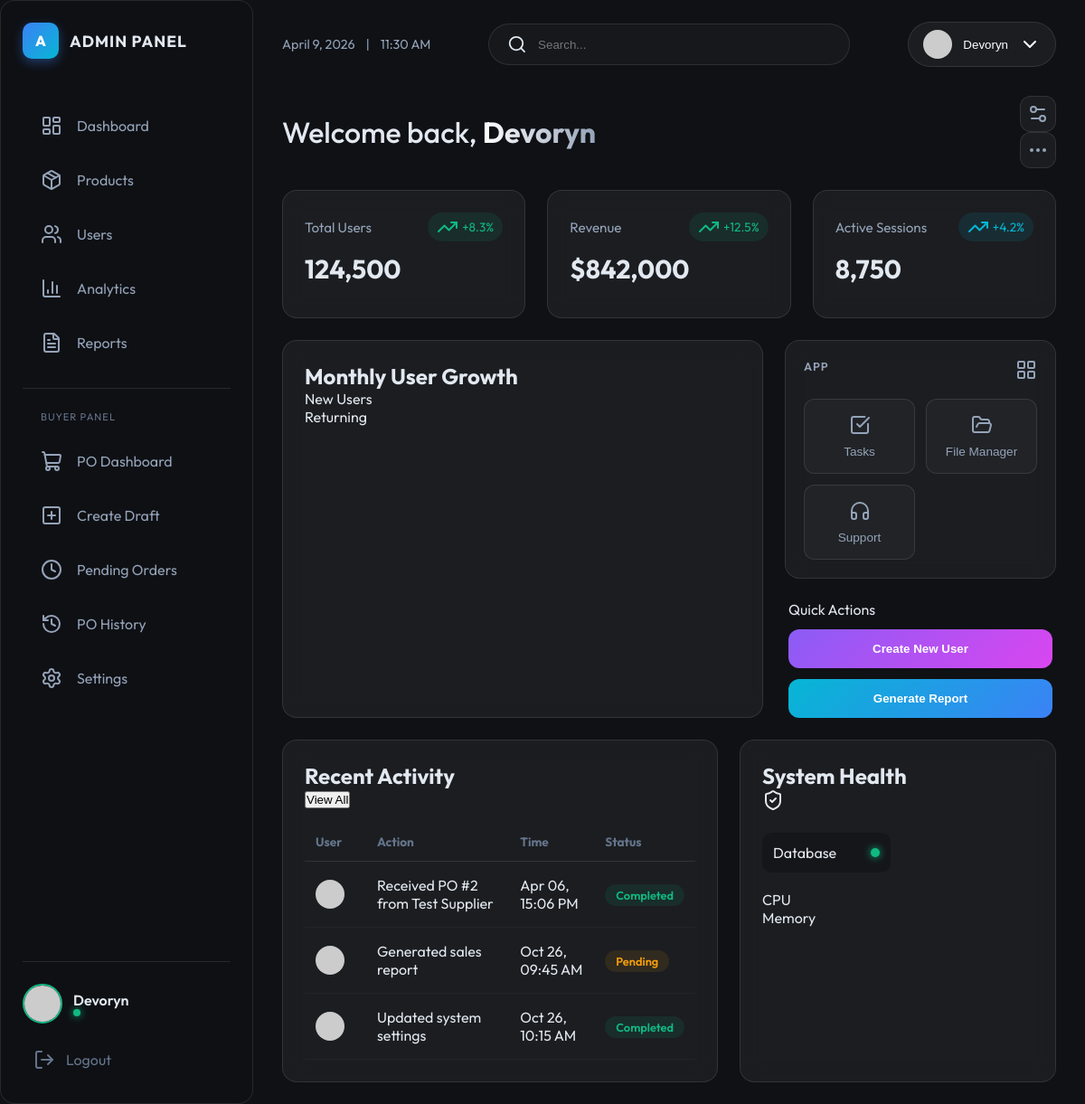
Page /admin (signed in) on the earlier database version.
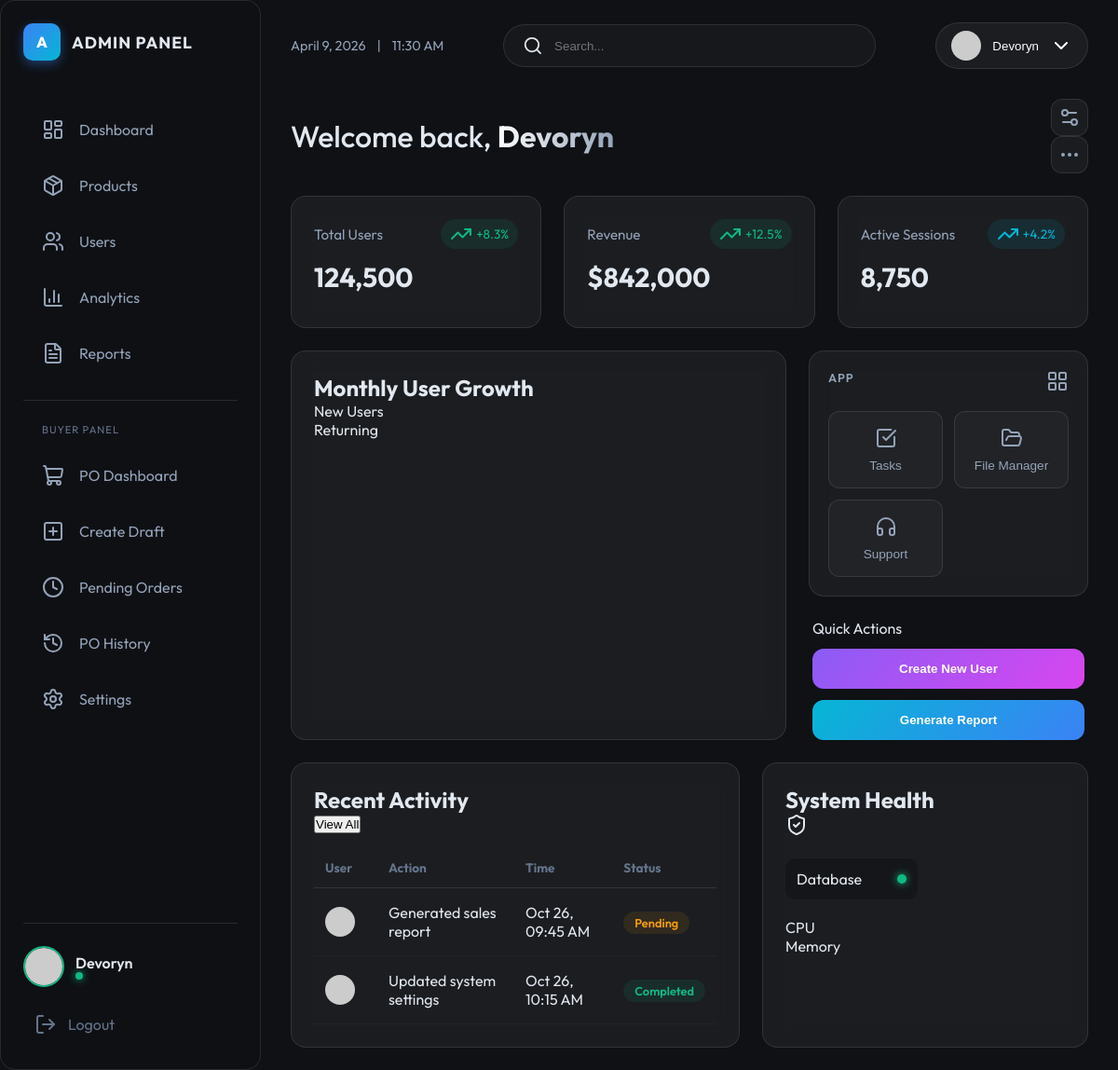
Same page on the later database version.
### models.py (models this page shows)
class User(db.Model):
    id = db.Column(db.Integer, primary_key=True)
    name = db.Column(db.String(100), nullable=False)
    email = db.Column(db.String(120), unique=True, nullable=False)
    password = db.Column(db.String(120), nullable=False, default='password')
    role = db.Column(db.String(50), default='User')
    avatar_seed = db.Column(db.String(100), default='Devoryn')
    is_admin = db.Column(db.Boolean, default=True)
    status = db.Column(db.String(20), default='Active')
    last_login = db.Column(db.String(50))

class Activity(db.Model):
    id = db.Column(db.Integer, primary_key=True)
    user_name = db.Column(db.String(100))
    action = db.Column(db.String(200))
    time = db.Column(db.String(50))
    status = db.Column(db.String(20))

### app.py (the view)
@app.route('/admin')
@login_required
@admin_required
def admin_dashboard():
    stats = {"total_users": "124,500", "revenue": "$842,000", "active_sessions": "8,750"}
    activity = Activity.query.order_by(Activity.id.desc()).limit(10).all()
    tasks = DesignTask.query.all()
    messages_list = Message.query.all()
    return render_template('index.html', stats=stats, activity=activity, tasks=tasks, messages=messages_list)

### app.py (called while the page is built)
def login_required(f):
    @functools.wraps(f)
    def decorated_function(*args, **kwargs):
        if 'user_id' not in session:
            return redirect(url_for('login'))
        return f(*args, **kwargs)
    return decorated_function

def admin_required(f):
    @functools.wraps(f)
    def decorated_function(*args, **kwargs):
        user = db.session.get(User, session.get('user_id'))
        if not user or not user.is_admin:
            return redirect(url_for('shop'))
        return f(*args, **kwargs)
    return decorated_function

@app.context_processor
def inject_user():
    def get_user():
        if 'user_id' in session:
            return db.session.get(User, session['user_id'])
        return None
    return dict(get_user=get_user)

### templates/index.html (shortened to what this page needs)
{% extends "base.html" %}
{% block content %}
<div class="dashboard-grid">
    <div class="welcome-section">
        <h1>Welcome back, <span class="highlight">{% if session.user_name %}{{ session.user_name }}{% else %}User{% endif %}</span></h1>
        <div class="dashboard-controls">
            <button class="btn-icon glass"><i data-lucide="settings-2"></i></button>
            <button class="btn-icon glass"><i data-lucide="more-horizontal"></i></button>
        </div>
    </div>
    <div class="stats-row">
        <div class="stat-card glass interactive">
            <div class="stat-header">
                <span class="stat-title">Total Users</span>
                <span class="growth positive"><i data-lucide="trending-up"></i> +8.3%</span>
            </div>
            <div class="stat-value">{{ stats.total_users }}</div>
        </div>
        <div class="stat-card glass interactive">
            <div class="stat-header">
                <span class="stat-title">Revenue</span>
                <span class="growth positive"><i data-lucide="trending-up"></i> +12.5%</span>
            </div>
            <div class="stat-value">{{ stats.revenue }}</div>
        </div>
        <div class="stat-card glass interactive">
            <div class="stat-header">
                <span class="stat-title">Active Sessions</span>
                <span class="growth neutral"><i data-lucide="trending-up"></i> +4.2%</span>
            </div>
            <div class="stat-value">{{ stats.active_sessions }}</div>
        </div>
    </div>
    <div class="middle-section">
        <div class="chart-container glass">
            <div class="chart-header">
                <h2>Monthly User Growth</h2>
                <div class="chart-legend">
                    <span class="legend-item"><div class="dot active"></div> New Users</span>
                    <span class="legend-item"><div class="dot inactive"></div> Returning</span>
                </div>
            </div>
        </div>
        <div class="side-panel">
            <div class="app-menu glass">
                <div class="menu-header">
                    <span>App</span>
                    <i data-lucide="layout-grid"></i>
                </div>
                <div class="menu-items">
                    <button class="menu-item glass-item" onclick="openModal('tasksModal')"><i data-lucide="check-square"></i> Tasks</button>
                    <button class="menu-item glass-item" onclick="openModal('fileManagerModal')"><i data-lucide="folder-open"></i> File Manager</button>
                    <button class="menu-item glass-item" onclick="openModal('supportModal')"><i data-lucide="headphones"></i> Support</button>
                </div>
            </div>
            <div class="quick-actions">
                <span class="section-title">Quick Actions</span>
                <button class="action-btn purple-btn" onclick="openModal('createUserModal')">Create New User</button>
                <button class="action-btn cyan-btn" onclick="openModal('reportModal')">Generate Report</button>
            </div>
        </div>
    </div>
    <div class="bottom-section">
        <div class="activity-table-container glass">
            <div class="table-header">
                <h2>Recent Activity</h2>
                <button class="btn-text">View All</button>
            </div>
            <table class="activity-table">
                <thead>
                    <tr>
                        <th>User</th>
                        <th>Action</th>
                        <th>Time</th>
                        <th>Status</th>
                    </tr>
                </thead>
                <tbody>
                    {% for activity in activity %}
                    <tr>
                        <td>
                            <div class="table-user">
                                <img src="https://api.dicebear.com/7.x/avataaars/svg?seed={{ activity.user }}" class="avatar-mini">
                            </div>
                        </td>
                        <td>{{ activity.action }}</td>
                        <td>{{ activity.time }}</td>
                        <td><span class="status-pill {{ activity.status.lower().replace(' ', '-') }}">{{ activity.status }}</span></td>
                    </tr>
                    {% endfor %}
                </tbody>
            </table>
        </div>
        <div class="system-status glass">
            <div class="status-header">
                <h2>System Health</h2>
                <i data-lucide="shield-check" class="success-color"></i>
            </div>
            <div class="health-grid">
                <div class="health-item">
                    <span class="health-label">Database</span>
                    <div class="health-indicator success"></div>
                </div>
            </div>
            <div class="cpu-memory-stats">
                <div class="mini-chart-item">
                    <span>CPU</span>
                </div>
                <div class="mini-chart-item">
                    <span>Memory</span>
                </div>
            </div>
        </div>
    </div>
</div>
{% endblock %}

### templates/base.html (shortened to what this page needs)
<!DOCTYPE html>
<html lang="en">
<head>
    <link rel="stylesheet" href="{{ url_for('static', filename='css/style.css') }}">
</head>
<body>
    <div class="dashboard-container">
        <aside class="sidebar glass">
            <div class="sidebar-header">
                {% set current_user = get_user() %}
                <div class="logo-container">
                    <div class="logo-icon blue-gradient">{{ 'A' if (current_user and current_user.is_admin) else 'B' }}</div>
                    <span class="logo-text">{{ 'ADMIN' if (current_user and current_user.is_admin) else 'BUYER' }} PANEL</span>
                </div>
            </div>
            <nav class="sidebar-nav">
                {% if current_user and current_user.is_admin %}
                <a href="/" class="nav-item">
                    <i data-lucide="layout-dashboard"></i>
                    <span>Dashboard</span>
                </a>
                <a href="/products" class="nav-item">
                    <i data-lucide="package"></i>
                    <span>Products</span>
                </a>
                <a href="/users" class="nav-item">
                    <i data-lucide="users"></i>
                    <span>Users</span>
                </a>
                <a href="/analytics" class="nav-item">
                    <i data-lucide="bar-chart-3"></i>
                    <span>Analytics</span>
                </a>
                <a href="/reports" class="nav-item">
                    <i data-lucide="file-text"></i>
                    <span>Reports</span>
                </a>
                <div class="sidebar-divider" style="height: 1px; background: rgba(255,255,255,0.1); margin: 16px 0;"></div>
                {% endif %}
                <div class="sidebar-label" style="font-size: 0.7rem; color: var(--text-dim); padding-left: 20px; margin-bottom: 8px; letter-spacing: 1px;">BUYER PANEL</div>
                <a href="/buyer/" class="nav-item">
                    <i data-lucide="shopping-cart"></i>
                    <span>PO Dashboard</span>
                </a>
                <a href="/buyer/draft/create" class="nav-item">
                    <i data-lucide="plus-square"></i>
                    <span>Create Draft</span>
                </a>
                <a href="/buyer/pending" class="nav-item">
                    <i data-lucide="clock"></i>
                    <span>Pending Orders</span>
                </a>
                <a href="/buyer/history" class="nav-item">
                    <i data-lucide="history"></i>
                    <span>PO History</span>
                </a>
                {% if current_user and current_user.is_admin %}
                <a href="#" class="nav-item" onclick="openModal('themeSettingsModal')">
                    <i data-lucide="settings"></i>
                    <span>Settings</span>
                </a>
                {% endif %}
            </nav>
            <div class="sidebar-footer">
                <div class="user-profile interactive" onclick="openModal('profileModal')">
                    {% if session.user_id %}
                        {% set current_user = get_user() %}
                        <img src="https://api.dicebear.com/7.x/avataaars/svg?seed={{ current_user.avatar_seed }}" alt="{{ current_user.name }}" class="avatar">
                        <div class="user-info">
                            <span class="user-name">{{ current_user.name }}</span>
                            <div class="status-indicator"></div>
                        </div>
                    {% endif %}
                </div>
                <a href="/logout" class="logout-btn nav-item">
                    <i data-lucide="log-out"></i>
                    <span>Logout</span>
                </a>
            </div>
        </aside>
        <main class="main-content">
            <header class="top-bar">
                {% block topbar %}
                <div class="current-info">
                    <span id="current-date" class="date-text">October 26, 2024</span>
                    <span class="time-divider">|</span>
                    <span id="current-time" class="time-text">10:30 AM</span>
                </div>
                <div class="search-container glass-search">
                    <i data-lucide="search"></i>
                    <input type="text" placeholder="Search...">
                </div>
                <div class="top-actions">
                    {% if session.user_id %}
                        {% set current_user = get_user() %}
                        <div class="user-dropdown">
                            <button class="user-dropdown-btn" onclick="toggleUserDropdown()">
                                <img src="https://api.dicebear.com/7.x/avataaars/svg?seed={{ current_user.avatar_seed }}" alt="{{ current_user.name }}" class="avatar-small">
                                <span>{{ current_user.name }}</span>
                                <i data-lucide="chevron-down"></i>
                            </button>
                        </div>
                    {% endif %}
                </div>
                {% endblock %}
            </header>
            {% block content %}{% endblock %}
        </main>
    </div>
</body>
</html>

Differences in the rows shown:
removed Activity: action "Received PO #2 from Test Supplier", time "Apr 06, 15:06 PM", status "Completed"
